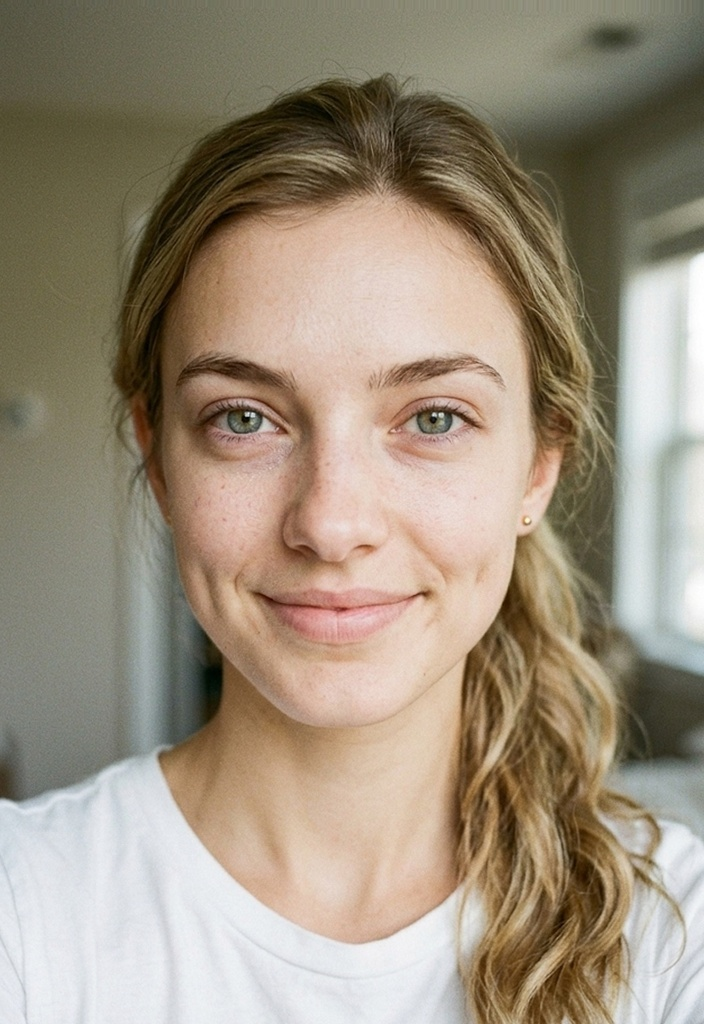
#> input picture assets/images/hero/hero-before.jpg, 704 x 1024 px, found by its file name
$ python draw_guides.py
#> lines starting #> are read from the running program, lines starting #| are printed output that depends on the picture
from PIL import Image, ImageDraw

img_before = Image.open('assets/images/hero/hero-before.jpg').convert('RGB')
#> img_before is the input picture: PIL image 704x1024 RGB; mean R, G, B 156.6, 143.6, 125
img_after = Image.open('assets/images/hero/hero-after.png').convert('RGB')
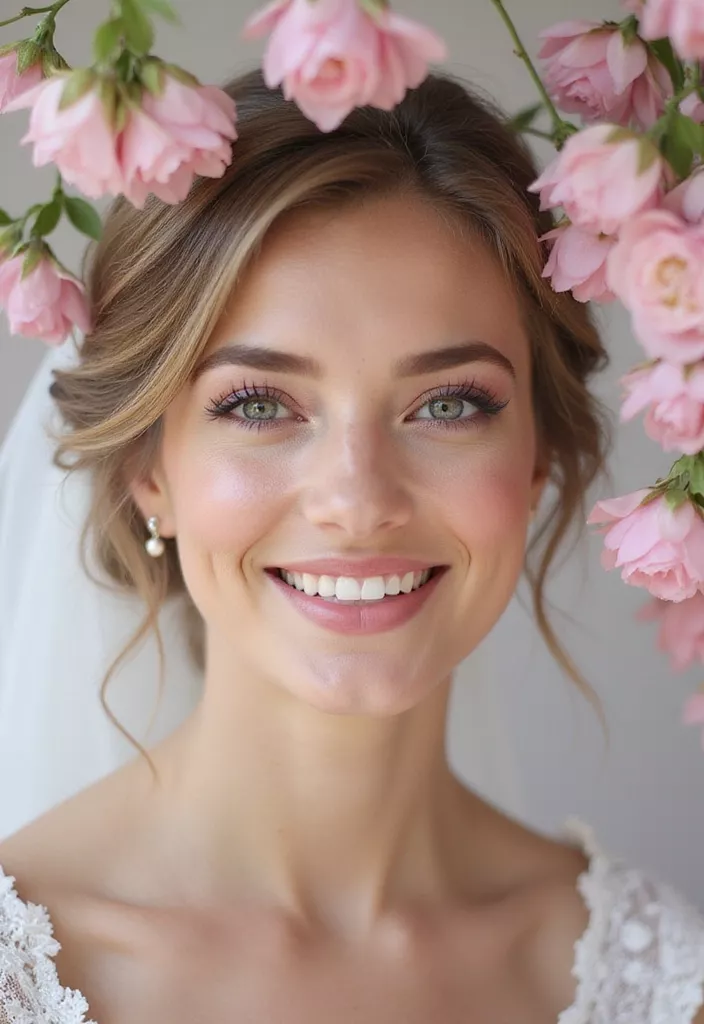
#> input picture assets/images/hero/hero-after.png, 704 x 1024 px, found by its file name
#> img_after is the input picture: PIL image 704x1024 RGB; mean R, G, B 163.6, 139.2, 130.4

# Let's inspect eye positions by creating grid markings or finding darkest pupil pixels in eye regions:
# Eye regions in before: x around 250..450, y around 320..420
# Left eye (viewer's left) ~ (270..300, 360..380), Right eye ~ (430..460, 360..380)

# Let's write a script that draws horizontal guide lines every 50px so we can see the exact coordinates
def draw_guides(img, name):
#> called with name = 'before'
    d = img.copy()
    draw = ImageDraw.Draw(d)
    w, h = d.size
#> w = 704; h = 1024
    for y in range(0, h, 25):
        color = 'red' if y % 100 == 0 else ('yellow' if y % 50 == 0 else 'gray')
        draw.line([(0, y), (w, y)], fill=color, width=1)
        if y % 50 == 0:
            draw.text((10, y + 2), str(y), fill='white')
    for x in range(0, w, 25):
        color = 'red' if x % 100 == 0 else ('yellow' if x % 50 == 0 else 'gray')
        draw.line([(x, 0), (x, h)], fill=color, width=1)
        if x % 50 == 0:
            draw.text((x + 2, 10), str(x), fill='white')
    d.save(f'scratch/grid_{name}.jpg')
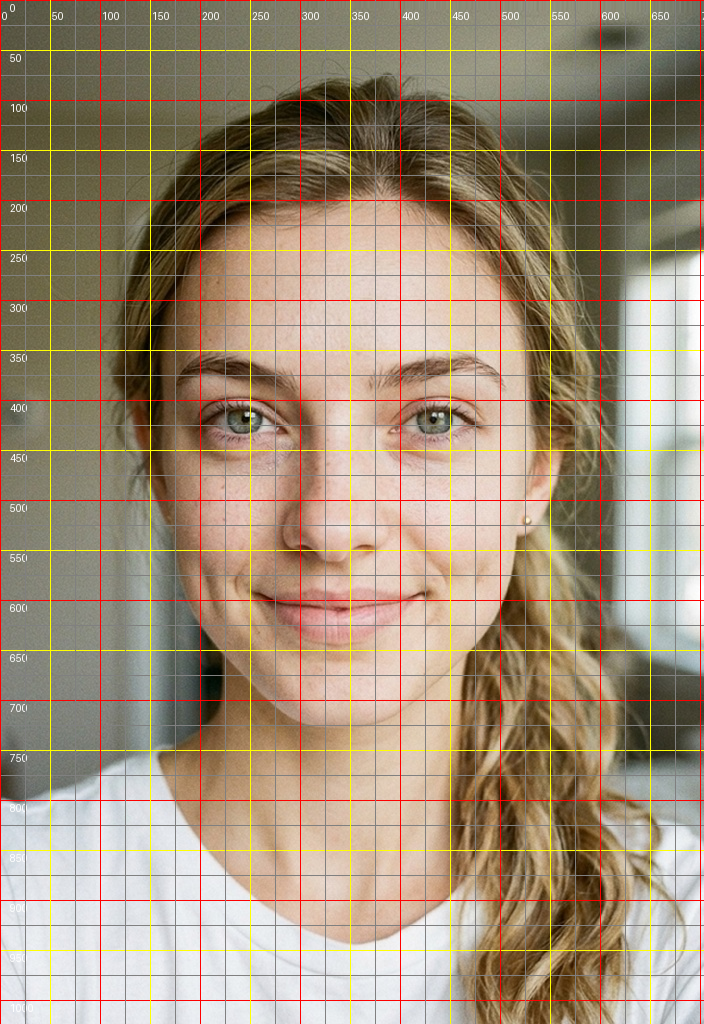
#> saved as grid_before.jpg: PIL image 704x1024 RGB; mean R, G, B 159.8, 142.3, 120.3

draw_guides(img_before, 'before')
draw_guides(img_after, 'after')
#> call 2 of draw_guides, with name = 'after'
#> in draw_guides (call 2), `d.save(f'scratch/grid_{name}.jpg')`:
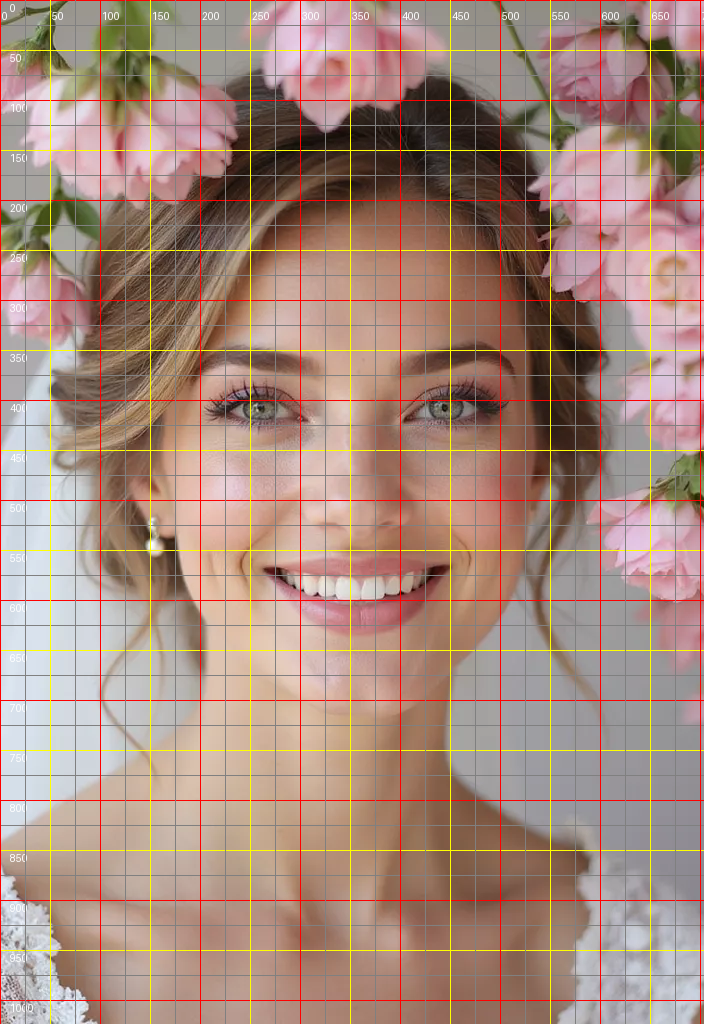
#> saved as grid_after.jpg: PIL image 704x1024 RGB; mean R, G, B 166.1, 138.1, 125.1
print("Grids saved to scratch/grid_before.jpg and scratch/grid_after.jpg")
